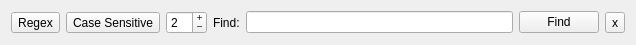
<?xml version="1.0" encoding="UTF-8"?>
<ui version="4.0">
 <class>uiFindFilesWGT</class>
 <widget class="QWidget" name="uiFindFilesWGT">
  <property name="geometry">
   <rect>
    <x>0</x>
    <y>0</y>
    <width>636</width>
    <height>41</height>
   </rect>
  </property>
  <property name="windowTitle">
   <string>Form</string>
  </property>
  <layout class="QGridLayout" name="gridLayout">
   <item row="0" column="1">
    <widget class="QLabel" name="uiFindLBL">
     <property name="text">
      <string>Find:</string>
     </property>
    </widget>
   </item>
   <item row="0" column="0">
    <layout class="QHBoxLayout" name="uiFindOptionsLYT">
     <item>
      <widget class="QToolButton" name="uiRegexBTN">
       <property name="toolTip">
        <string>Regex</string>
       </property>
       <property name="text">
        <string>Regex</string>
       </property>
      </widget>
     </item>
     <item>
      <widget class="QToolButton" name="uiCaseSensitiveBTN">
       <property name="toolTip">
        <string>Case Sensitive</string>
       </property>
       <property name="text">
        <string>Case Sensitive</string>
       </property>
      </widget>
     </item>
     <item>
      <widget class="QSpinBox" name="uiContextSPN">
       <property name="toolTip">
        <string>Context Lines</string>
       </property>
       <property name="buttonSymbols">
        <enum>QAbstractSpinBox::PlusMinus</enum>
       </property>
       <property name="value">
        <number>2</number>
       </property>
      </widget>
     </item>
    </layout>
   </item>
   <item row="0" column="2">
    <widget class="QLineEdit" name="uiFindTXT"/>
   </item>
   <item row="0" column="3">
    <widget class="QPushButton" name="uiFindBTN">
     <property name="text">
      <string>Find</string>
     </property>
    </widget>
   </item>
   <item row="0" column="4">
    <widget class="QToolButton" name="uiCloseBTN">
     <property name="text">
      <string>x</string>
     </property>
    </widget>
   </item>
  </layout>
 </widget>
 <resources/>
 <connections>
  <connection>
   <sender>uiFindBTN</sender>
   <signal>released()</signal>
   <receiver>uiFindFilesWGT</receiver>
   <slot>find()</slot>
   <hints>
    <hint type="sourcelabel">
     <x>601</x>
     <y>31</y>
    </hint>
    <hint type="destinationlabel">
     <x>421</x>
     <y>29</y>
    </hint>
   </hints>
  </connection>
  <connection>
   <sender>uiFindTXT</sender>
   <signal>returnPressed()</signal>
   <receiver>uiFindFilesWGT</receiver>
   <slot>find()</slot>
   <hints>
    <hint type="sourcelabel">
     <x>488</x>
     <y>23</y>
    </hint>
    <hint type="destinationlabel">
     <x>501</x>
     <y>65</y>
    </hint>
   </hints>
  </connection>
  <connection>
   <sender>uiCloseBTN</sender>
   <signal>released()</signal>
   <receiver>uiFindFilesWGT</receiver>
   <slot>hide()</slot>
   <hints>
    <hint type="sourcelabel">
     <x>620</x>
     <y>19</y>
    </hint>
    <hint type="destinationlabel">
     <x>676</x>
     <y>24</y>
    </hint>
   </hints>
  </connection>
 </connections>
 <slots>
  <slot>find()</slot>
 </slots>
</ui>
